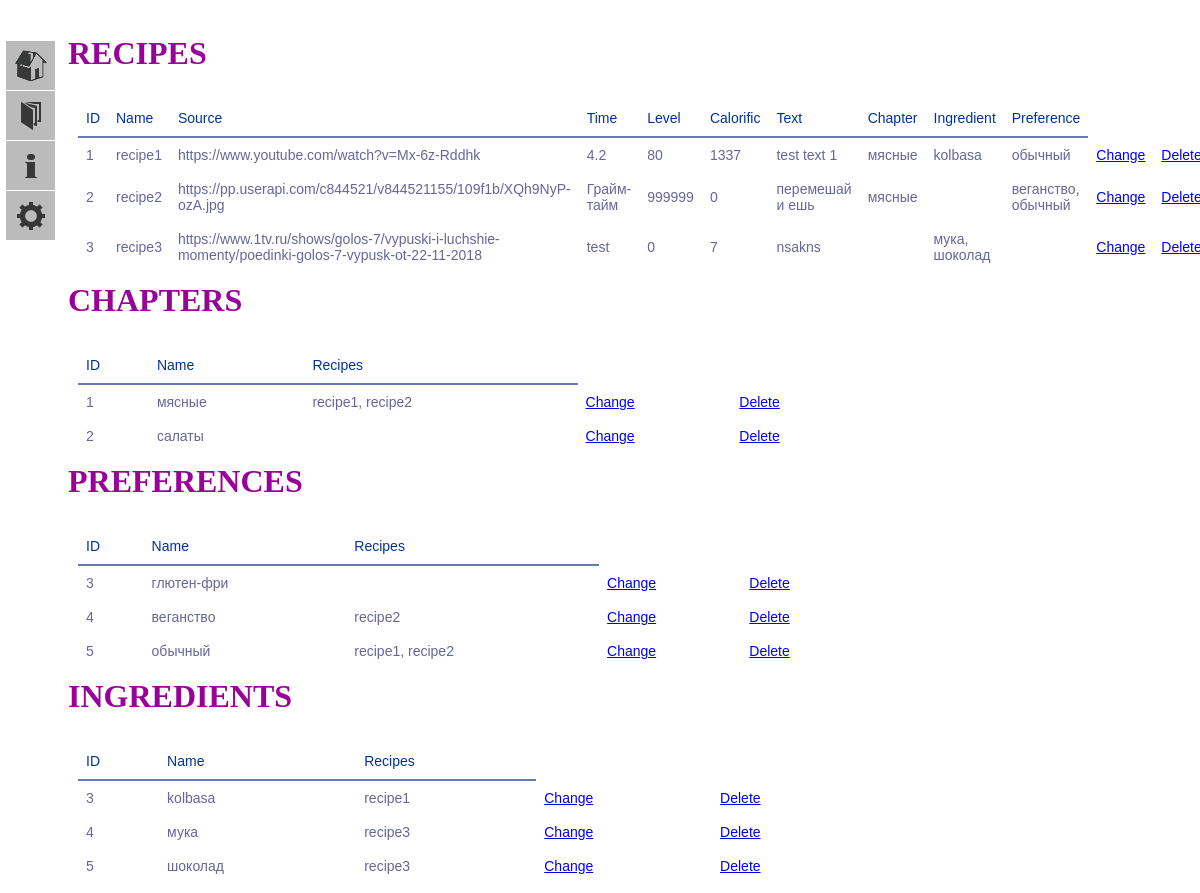
The page / on the database its author committed.
### models.py (models this page shows, shortened)
class Recipe(db.Model):
    id = db.Column(db.Integer, primary_key=True)
    name = db.Column(db.TEXT(512), index=True)
    source = db.Column(db.TEXT(512))
    time = db.Column(db.String(32))
    level = db.Column(db.INT)
    calorific = db.Column(db.INT)
    text = db.Column(db.TEXT(8192))
    chapter_id = db.Column(db.Integer, db.ForeignKey("chapter.id", ondelete='CASCADE'), index=True)
    rec_ingr = db.relationship("RecipeIngredient", back_populates='recipes', cascade='all')
    rec_pref = db.relationship("RecipePreference", back_populates='recipes', cascade='all')
    def get_item(self, index):
        return {
            0: str(self.id),
            1: str(self.name),
            2: str(self.source),
            3: str(self.time),
            4: str(self.level),
            5: str(self.calorific),
            6: str(self.text),
            7: ', '.join(list('{}'.format(Chapter.query.get(x.id).name)
                              for x in Chapter.query.filter_by(id=self.chapter_id).all())),
            8: ', '.join(list('{}'.format(Ingredient.query.get(x.ingredient_id).name)
                              for x in RecipeIngredient.query.filter_by(recipe_id=self.id).all())),
            9: ', '.join(list('{}'.format(Preference.query.get(x.preference_id).name)
                              for x in RecipePreference.query.filter_by(recipe_id=self.id).all()))
        }[index]
    def __iter__(self):
        return (self.get_item(i) for i in range(0, 10))

class Chapter(db.Model):
    id = db.Column(db.Integer, primary_key=True)
    name = db.Column(db.TEXT(16), index=True, unique=True)
    recipes = db.relationship("Recipe")
    def get_item(self, i):
        return {
            0: self.id,
            1: self.name,
            2: ", ".join('{}'.format(x.name) for x in self.recipes)
        }[i]
    def __iter__(self):
        return (self.get_item(i) for i in range(0, 3))

class Ingredient(db.Model):
    id = db.Column(db.Integer, primary_key=True)
    name = db.Column(db.TEXT(16), index=True)
    rec_ingr = db.relationship("RecipeIngredient", back_populates='ingredients', cascade='all')
    def get_item(self, i):
        return{
            0: self.id,
            1: self.name,
            2: ', '.join(map(str, list('{}'.format(Recipe.query.get(x.recipe_id).name)
                                       for x in RecipeIngredient.query.filter_by(ingredient_id=self.id).all())))
        }[i]
    def __iter__(self):
        return (self.get_item(i) for i in range(0, 3))

class Preference(db.Model):
    id = db.Column(db.Integer, primary_key=True)
    name = db.Column(db.TEXT(16), index=True)
    rec_pref = db.relationship("RecipePreference", back_populates='preferences', cascade='all')
    def get_item(self, i):
        return {
            0: self.id,
            1: self.name,
            2: ', '.join(map(str, list('{}'.format(Recipe.query.get(x.recipe_id).name)
                                       for x in RecipePreference.query.filter_by(preference_id=self.id).all())))
        }[i]
    def __iter__(self):
        return (self.get_item(i) for i in range(0, 3))

### app.py (the view)
@app.route('/', methods=['GET', 'POST'])
def index():
    contents_dict = {
        "chapter": Chapter.query.all(),
        "recipe": Recipe.query.all(),
        "ingredient": Ingredient.query.all(),
        "preference": Preference.query.all()
    }
    return render_template("tables.html", contents_dict=contents_dict, statistics_dict=statistics_dict)

### templates/tables.html
{% extends "base.html" %}
{% block form %}
<h1>RECIPES</h1><br>
<table class="recipe">
<tr><th>ID</th><th>Name</th><th>Source</th><th>Time</th><th>Level</th><th>Calorific</th><th>Text</th><th>Chapter</th>
    <th>Ingredient</th><th>Preference</th></tr>
{% for recipe in contents_dict["recipe"] %}
    <tr>
        {% for item in recipe %}
            <td>{{ item }}</td>
        {% endfor %}
        <td class="after-bt"><a href="{{ url_for('change', changing=recipe.id, chtype='recipe') }}">Change</a></td>
        <td class="after-bt"><a href="{{ url_for('delete', deleting=recipe.id, chtype='recipe') }}">Delete</a></td>
    </tr>
{% endfor %}
</table>
<h1>CHAPTERS</h1><br>
<table class="chapter">
<tr><th>ID</th><th>Name</th><th>Recipes</th>
{% for chapter in contents_dict["chapter"] %}
    <tr>
        {% for item in chapter %}
            <td>{{ item }}</td>
        {% endfor %}
        <td class="after-bt"><a href="{{ url_for('change', changing=chapter.id, chtype='chapter') }}">Change</a></td>
        <td class="after-bt"><a href="{{ url_for('delete', deleting=chapter.id, chtype='chapter') }}">Delete</a></td>
    </tr>
{% endfor %}
</table>
<h1>PREFERENCES</h1><br>
<table class="preference">
<tr><th>ID</th><th>Name</th><th>Recipes</th>
{% for preference in contents_dict["preference"] %}
    <tr>
        {% for item in preference %}
            <td>{{ item }}</td>
        {% endfor %}
        <td class="after-bt"><a href="{{ url_for('change', changing=preference.id, chtype='preference') }}">Change</a></td>
        <td class="after-bt"><a href="{{ url_for('delete', deleting=preference.id, chtype='preference') }}">Delete</a></td>
    </tr>
{% endfor %}
</table>
<h1>INGREDIENTS</h1><br>
<table class="ingredient">
<tr><th>ID</th><th>Name</th><th>Recipes</th>
{% for ingredient in contents_dict["ingredient"] %}
    <tr>
        {% for item in ingredient %}
            <td>{{ item }}</td>
        {% endfor %}
        <td class="after-bt"><a href="{{ url_for('change', changing=ingredient.id, chtype='ingredient') }}">Change</a></td>
        <td class="after-bt"><a href="{{ url_for('delete', deleting=ingredient.id, chtype='ingredient') }}">Delete</a></td>
    </tr>
{% endfor %}
</table>
{% endblock %}

### static/css/main.css (style rules this page uses)
h1 { margin: 0px; color: #909; text-shadow: 0px 1px 0px #fff; }
body { padding-left: 60px; margin-top: 35px; background: -moz-linear-gradient(-45deg, #ddddfb 5%, #fff 95%); height: 100%; }
table { font-family: "Lucida Sans Unicode", "Lucida Grande", Sans-Serif; font-size: 14px; background: white; max-width: 70%; width: 70%; border-collapse: collapse; text-align: left; margin: 10px; }
th { font-weight: normal; color: #039; border-bottom: 2px solid #6678b1; padding: 10px 8px; }
td { color: #669; padding: 9px 8px; transition: .3s linear; }

### rows shown on the page
Recipe: recipe "1" "4.2" "80" "1337", name "recipe1", source "https://www.youtube.com/watch?v=Mx-6z-Rddhk", text "test text 1"
Chapter: name "мясные", chapter "1" "recipe1, recipe2"
Ingredient: name "kolbasa", ingredient "3"
Preference: name "обычный", preference "5" "recipe1, recipe2"
Recipe: recipe "2" "999999" "0" "веганство, обычный", name "recipe2", source "https://pp.userapi.com/c844521/v844521155/109f1b/XQh9NyP-ozA.jpg", time "Грайм-тайм", text "перемешай и ешь"
Recipe: recipe "3" "0" "7" "мука, шоколад", name "recipe3", source "https://www.1tv.ru/shows/golos-7/vypuski-i-luchshie-momenty/poedinki-golos-7-vypusk-ot-22-11-2018", time "test", text "nsakns"
Chapter: chapter "2", name "салаты"
Preference: preference "3", name "глютен-фри"
Preference: preference "4", name "веганство"
Ingredient: ingredient "4", name "мука"
Ingredient: ingredient "5", name "шоколад"
